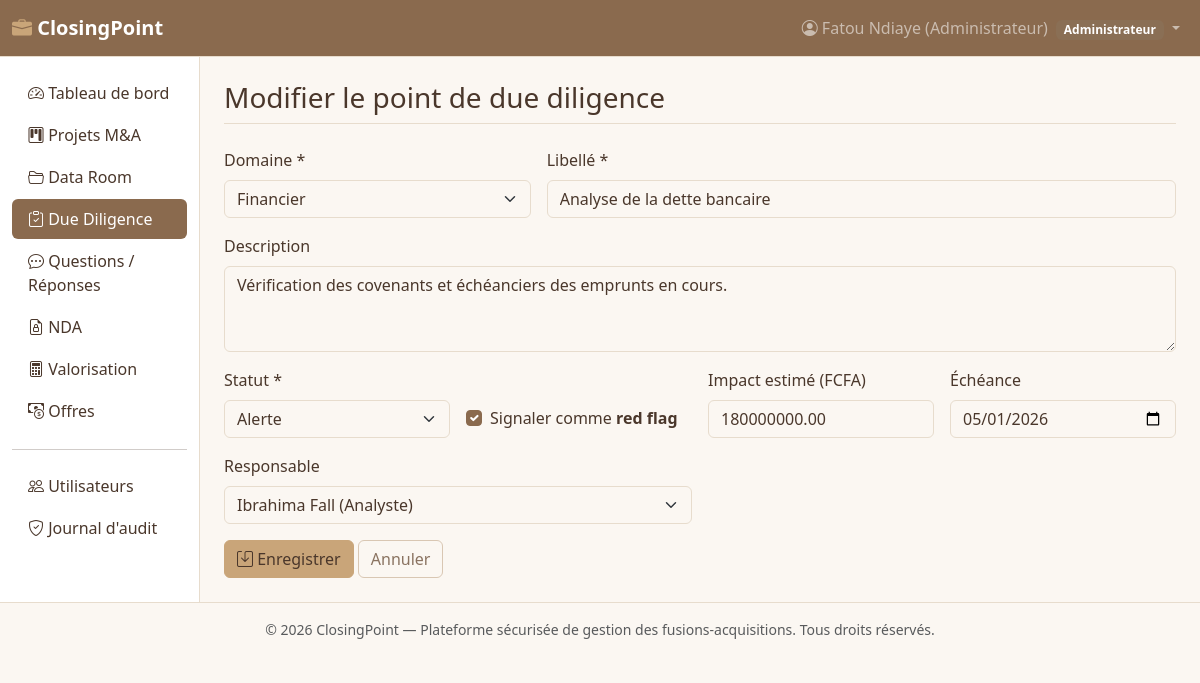
/modules/duediligence/edit.php?id=2 (signed in), run on the app's committed database.
### tables this page shows
CREATE TABLE due_diligence_items (
    id INT AUTO_INCREMENT PRIMARY KEY,
    project_id INT NOT NULL,
    domaine ENUM('juridique','fiscal','financier','commercial','rh','it') NOT NULL,
    libelle VARCHAR(200) NOT NULL,
    description TEXT,
    statut ENUM('a_verifier','en_cours','valide','alerte') NOT NULL DEFAULT 'a_verifier',
    red_flag TINYINT(1) NOT NULL DEFAULT 0,
    impact_estime DECIMAL(18,2) DEFAULT NULL,
    responsable_id INT DEFAULT NULL,
    date_limite DATE DEFAULT NULL,
    created_by INT NOT NULL,
    created_at DATETIME NOT NULL DEFAULT CURRENT_TIMESTAMP,
    updated_at DATETIME NOT NULL DEFAULT CURRENT_TIMESTAMP ON UPDATE CURRENT_TIMESTAMP,
    CONSTRAINT fk_dd_project FOREIGN KEY (project_id) REFERENCES ma_projects(id) ON DELETE CASCADE,
    CONSTRAINT fk_dd_responsable FOREIGN KEY (responsable_id) REFERENCES users(id) ON DELETE SET NULL,
    CONSTRAINT fk_dd_creator FOREIGN KEY (created_by) REFERENCES users(id) ON DELETE RESTRICT
);

CREATE TABLE users (
    id INT AUTO_INCREMENT PRIMARY KEY,
    full_name VARCHAR(120) NOT NULL,
    email VARCHAR(150) NOT NULL UNIQUE,
    password_hash VARCHAR(255) NOT NULL,
    role ENUM('admin','conseiller','client') NOT NULL DEFAULT 'client',
    phone VARCHAR(30) DEFAULT NULL,
    is_active TINYINT(1) NOT NULL DEFAULT 1,
    last_login DATETIME DEFAULT NULL,
    created_at DATETIME NOT NULL DEFAULT CURRENT_TIMESTAMP
);

### modules/duediligence/edit.php (called while the page is built, shortened)
<?php
require_once __DIR__ . '/../../includes/bootstrap.php';
$id = (int)($_GET['id'] ?? $_POST['id'] ?? 0);
$stmt = $pdo->prepare('SELECT * FROM due_diligence_items WHERE id = :id');
$stmt->execute([':id' => $id]);
$item = $stmt->fetch();
$projectId = (int)$item['project_id'];
$teamMembers = $pdo->prepare('SELECT u.id, u.full_name FROM users u JOIN project_team pt ON pt.user_id = u.id WHERE pt.project_id = :p ORDER BY u.full_name');
$teamMembers->execute([':p' => $projectId]);
$teamMembers = $teamMembers->fetchAll();
$data = $item;
require __DIR__ . '/../../includes/header.php';
require __DIR__ . '/_form_fields.php';
require __DIR__ . '/../../includes/footer.php';

### includes/functions.php (called while the page is built, shortened)
<?php
function domaineLabel(string $domaine): string
{
    return [
        'juridique'  => 'Juridique',
        'fiscal'     => 'Fiscal',
        'financier'  => 'Financier',
        'commercial' => 'Commercial',
        'rh'         => 'Ressources humaines',
        'it'         => 'Systèmes d\'information',
    ][$domaine] ?? $domaine;
}

### includes/security.php (called while the page is built, shortened)
<?php
function e(?string $value): string
{
    return htmlspecialchars($value ?? '', ENT_QUOTES, 'UTF-8');
}

### modules/duediligence/_form_fields.php (the view, shortened to what this page needs)
<form method="post" class="row g-3" novalidate id="ddForm">
  <div class="col-md-4">
    <label class="form-label">Domaine *</label>
    <select name="domaine" class="form-select" required>
      <?php foreach (['juridique','fiscal','financier','commercial','rh','it'] as $d): ?>
        <option value="<?= $d ?>" <?= ($data['domaine'] ?? '') === $d ? 'selected' : '' ?>><?= e(domaineLabel($d)) ?></option>
      <?php endforeach; ?>
    </select>
  </div>
  <div class="col-md-8">
    <label class="form-label">Libellé *</label>
    <input type="text" name="libelle" class="form-control" required maxlength="200" value="<?= e($data['libelle'] ?? '') ?>">
  </div>
  <div class="col-12">
    <label class="form-label">Description</label>
    <textarea name="description" class="form-control" rows="3"><?= e($data['description'] ?? '') ?></textarea>
  </div>
  <div class="col-md-3">
    <label class="form-label">Statut *</label>
    <select name="statut" class="form-select" required>
      <?php foreach (['a_verifier'=>'À vérifier','en_cours'=>'En cours','valide'=>'Validé','alerte'=>'Alerte'] as $val=>$label): ?>
        <option value="<?= $val ?>" <?= ($data['statut'] ?? 'a_verifier') === $val ? 'selected' : '' ?>><?= e($label) ?></option>
      <?php endforeach; ?>
    </select>
  </div>
  <div class="col-md-3 d-flex align-items-end">
    <div class="form-check mb-2">
      <input type="checkbox" name="red_flag" class="form-check-input" id="rf" <?= !empty($data['red_flag']) ? 'checked' : '' ?>>
      <label class="form-check-label" for="rf">Signaler comme <strong>red flag</strong></label>
    </div>
  </div>
  <div class="col-md-3">
    <label class="form-label">Impact estimé (FCFA)</label>
    <input type="number" step="0.01" min="0" name="impact_estime" class="form-control" value="<?= e($data['impact_estime'] ?? '') ?>">
  </div>
  <div class="col-md-3">
    <label class="form-label">Échéance</label>
    <input type="date" name="date_limite" class="form-control" value="<?= e($data['date_limite'] ?? '') ?>">
  </div>
  <div class="col-md-6">
    <label class="form-label">Responsable</label>
    <select name="responsable_id" class="form-select">
      <?php foreach ($teamMembers as $m): ?>
        <option value="<?= (int)$m['id'] ?>" <?= (int)($data['responsable_id'] ?? 0) === (int)$m['id'] ? 'selected' : '' ?>><?= e($m['full_name']) ?></option>
      <?php endforeach; ?>
    </select>
  </div>
  <div class="col-12">
    <button type="submit" class="btn btn-primary"><i class="bi bi-save"></i> Enregistrer</button>
    <a href="list.php?project_id=<?= (int)$projectId ?>" class="btn btn-outline-secondary">Annuler</a>
  </div>
</form>

### public/assets/css/style.css (style rules this page uses)
:root { --cp-nude: #F5EDE4; --cp-camel: #C9A579; --cp-camel-dark: #B08D63; --cp-brown: #8A6A4E; --cp-brown-dark: #6E4A33; --cp-text: #4A372B; --bs-body-bg: #FBF7F2; --bs-body-color: var(--cp-text); --bs-primary: var(--cp-brown); --bs-primary-rgb: 138, 106, 78; --bs-primary-bg-subtle: var(--cp-nude); --bs-primary-border-subtle: #D9BFA0; --bs-primary-text-emphasis: var(--cp-brown-dark); --bs-secondary: #8A6F55; --bs-secondary-rgb: 138, 111, 85; --bs-dark: var(--cp-brown); --bs-dark-rgb: 138, 106, 78; --bs-border-color: #E7DCCD; --bs-link-color: var(--cp-brown); --bs-link-color-rgb: 138, 106, 78; --bs-link-hover-color: var(--cp-brown-dark); --bs-link-hover-color-rgb: 110, 74, 51; }
body { background-color: var(--bs-body-bg); }
.btn-primary { --bs-btn-color: var(--cp-text); --bs-btn-bg: var(--cp-camel); --bs-btn-border-color: var(--cp-camel); --bs-btn-hover-color: var(--cp-text); --bs-btn-hover-bg: var(--cp-camel-dark); --bs-btn-hover-border-color: var(--cp-camel-dark); --bs-btn-active-color: var(--cp-text); --bs-btn-active-bg: var(--cp-camel-dark); --bs-btn-active-border-color: var(--cp-camel-dark); --bs-btn-disabled-bg: var(--cp-camel); --bs-btn-disabled-border-color: var(--cp-camel); --bs-btn-focus-shadow-rgb: 201, 165, 121; }
.btn-outline-secondary { --bs-btn-color: #8A7361; --bs-btn-border-color: #D9C7B3; --bs-btn-hover-color: #fff; --bs-btn-hover-bg: #9C8168; --bs-btn-hover-border-color: #9C8168; --bs-btn-active-color: #fff; --bs-btn-active-bg: #9C8168; --bs-btn-active-border-color: #9C8168; }
.form-check-input:checked { background-color: var(--cp-brown); border-color: var(--cp-brown); }

### data on the page
due_diligence_items: libelle "Analyse de la dette bancaire", description "Vérification des covenants et échéanciers des emprunts en cours.", statut "Alerte", red_flag "☑", impact_estime "180000000.00", date_limite "05/01/2026", responsable_id "Ibrahima Fall (Analyste)"

### other printed values
SITE_NAME "ClosingPoint"
$user['full_name'] "Fatou Ndiaye (Administrateur)"
roleLabel($user['role']) "Administrateur"
$label "Tableau de bord Projets M&A Data Room Due Diligence Questions / Réponses NDA Valorisation Offres Utilisateurs Journal d'audit"
$pageTitle "Modifier le point de due diligence"
form field domaine "Financier"
